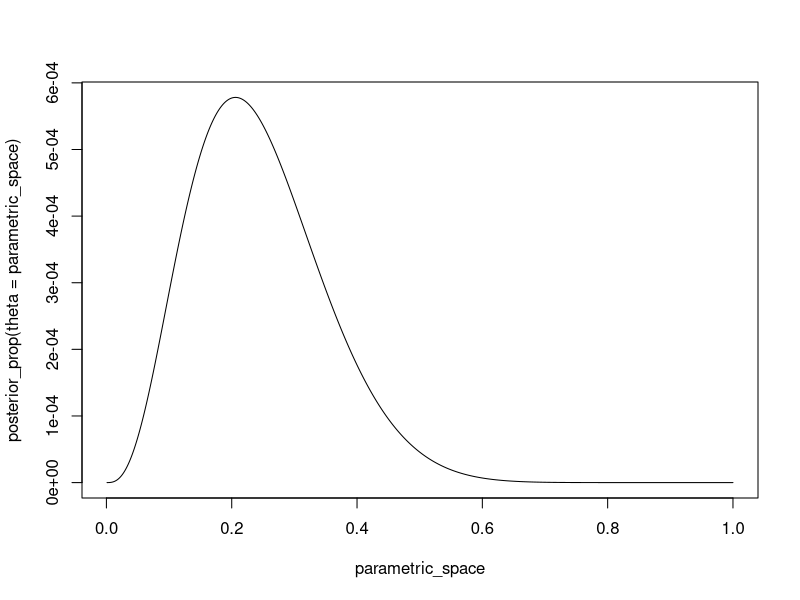
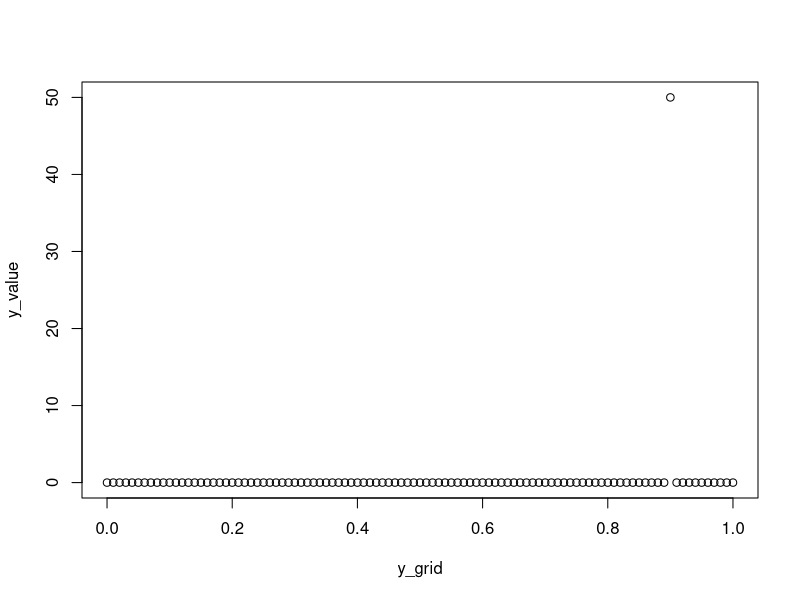
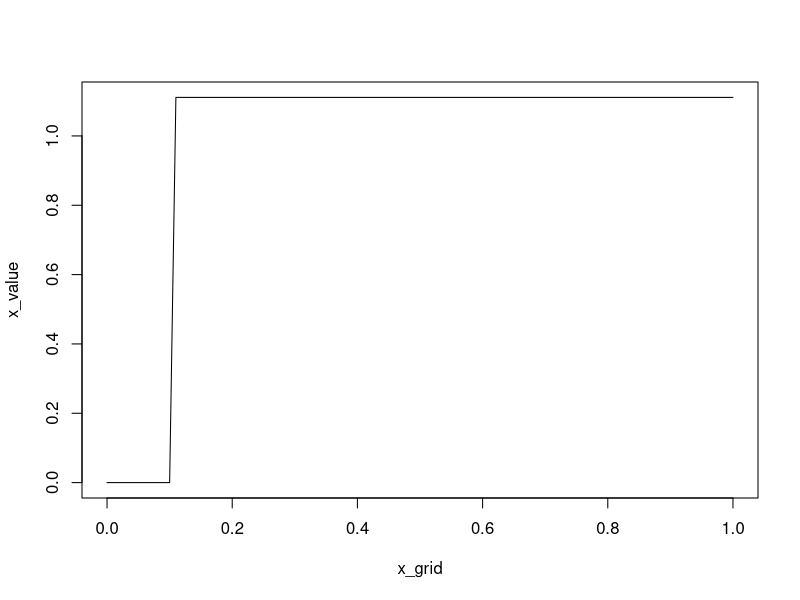

The R source for these figures, in order:
## ---- chunk 1
knitr::opts_chunk$set(echo = TRUE)
## ---- chunk 2
posterior_prop <- function(theta){
  
  return(
    (theta^3)*(1-theta)^13+
      (theta^4)*(1-theta)^12+
      (theta^5)*(1-theta)^11
  )
}

parametric_space <- seq(0.001,1,0.001)

plot(parametric_space,posterior_prop(theta=parametric_space),
     type='l',ylab=)
## ---- chunk 3

x_given_y <- function(y,x,C){
  numerator = NA
  denominator = NA
  #setting the numerator
  if(0<=y & y<=1){
    if(abs(x-y)<C){
      numerator = 1
    } else {
      return(0)
    }
  }
  #setting the denominator
  if(0<y & y<C){
    denominator <- y+C
  }else{
    if(C<=y & y<(1-C)){
      denominator <- 2*C
    }else{
      if(y>=(1-C) & y<=1){
        denominator <- 1-y+C
      }
    }
  }
  return(numerator/denominator)
}

y_given_x <- function(y,x,C){
  numerator = NA
  denominator = NA
  #setting the numerator
  if(0<=x & x<=1){
    if(abs(x-y)<C){
      numerator = 1
    } else {
      return(0)
    }
  }
  #setting the denominator
  if(0<x & x<=C){
    denominator <- x+C
  }else{
    if(C<x & x<=(1-C)){
      denominator <- 2*C
    }else{
      if(x>(1-C) & x<=1){
        denominator <- 1-x+C
      }
    }
  }
  return(numerator/denominator)
}


x=0.2 ; y=0.3 ; c = 0.4



y_grid <- seq(0,1,0.01)

y_value = rep(NA,length(y_grid))
for (i in 1:length(y_grid)){
  y_value[i] = y_given_x(y_grid[i],x = 0.9,C = 0.01)
}
plot(y_grid,y_value)


y=0.5 ; x=0.4 ; C=0.2
y_given_x(y=0.5,x=0.4,C=0.2)
y_given_x(y=0.1,x=0.1,C=0.2)

y_given_x(y=0.7,x=0.95,C=0.9)


x_given_y(y=0.5,x=0.95,C=0.9)

x_given_y(y=0.5,x=0.6,C=0.2)

x_grid <- seq(0,1,0.01)

x_value = rep(NA,length(x_grid))
for (i in 1:length(x_grid)){
  x_value[i] = x_given_y(x_grid[i],y = 0.9,C = 0.8)
}
plot(x_grid,x_value,type='l')

